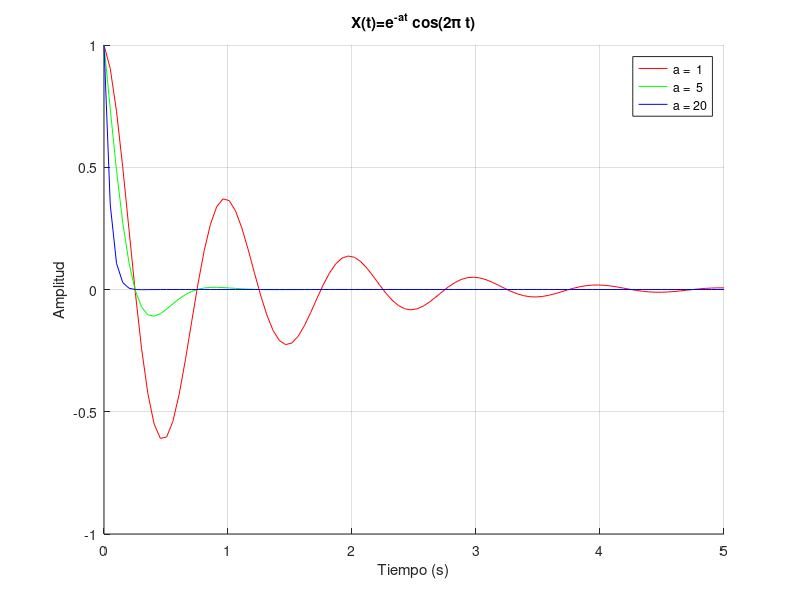

Here is the MATLAB script that generated this plot:
Fs = 20;
f  = 1;

t  = linspace(0,5,5*Fs);
X  = zeros(3,length(t));

X(1,:) = exp( -1*t).*cos(2*pi*f.*t);
X(2,:) = exp( -5*t).*cos(2*pi*f.*t);
X(3,:) = exp(-20*t).*cos(2*pi*f.*t);

hold on
plot(t,X(1,:),'r','DisplayName','a =  1')
plot(t,X(2,:),'g','DisplayName','a =  5')
plot(t,X(3,:),'b','DisplayName','a = 20')
xlabel('Tiempo (s)')
ylabel('Amplitud')
title('X(t)=e^{-at} cos(2\pi t)')
legend('show')
grid on
